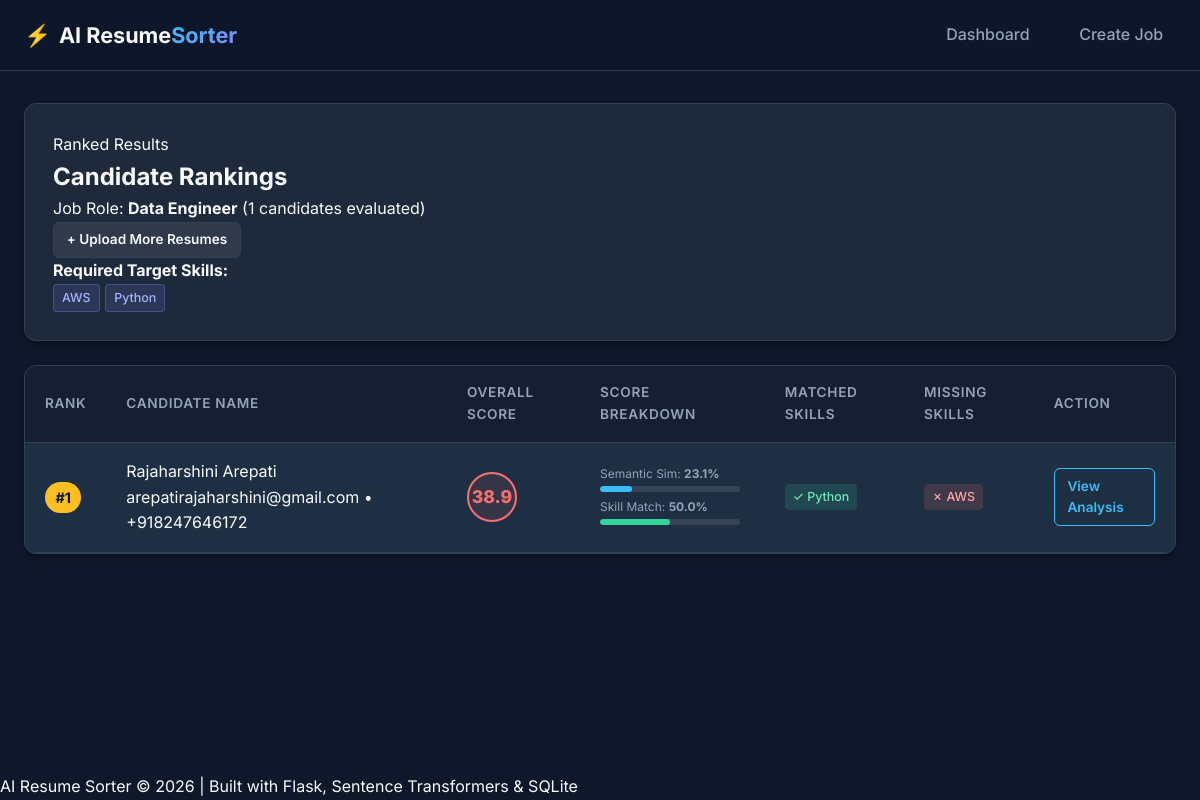
The app's page /job/1/rankings with its own data.
### tables this page shows
CREATE TABLE jobs (
                    id INTEGER PRIMARY KEY AUTOINCREMENT,
                    title TEXT NOT NULL,
                    description TEXT NOT NULL,
                    required_skills TEXT,
                    created_at TIMESTAMP DEFAULT CURRENT_TIMESTAMP
                );

CREATE TABLE rankings (
                    id INTEGER PRIMARY KEY AUTOINCREMENT,
                    job_id INTEGER NOT NULL,
                    candidate_id INTEGER NOT NULL,
                    semantic_score REAL NOT NULL,
                    skill_score REAL NOT NULL,
                    experience_score REAL NOT NULL,
                    education_score REAL NOT NULL,
                    final_score REAL NOT NULL,
                    matched_skills TEXT,
                    missing_skills TEXT,
                    reason TEXT,
                    created_at TIMESTAMP DEFAULT CURRENT_TIMESTAMP,
                    FOREIGN KEY (job_id) REFERENCES jobs (id) ON DELETE CASCADE,
                    FOREIGN KEY (candidate_id) REFERENCES candidates (id) ON DELETE CASCADE
                );

CREATE TABLE candidates (
                    id INTEGER PRIMARY KEY AUTOINCREMENT,
                    name TEXT NOT NULL,
                    email TEXT,
                    phone TEXT,
                    resume_filename TEXT NOT NULL,
                    resume_text TEXT NOT NULL,
                    education TEXT,
                    experience_years REAL DEFAULT 0,
                    created_at TIMESTAMP DEFAULT CURRENT_TIMESTAMP
                );

### app.py (the view)
@app.route('/job/<int:job_id>/rankings')
def rankings(job_id: int):
    job = db.get_job(job_id)
    if not job:
        flash('Job not found.', 'error')
        return redirect(url_for('index'))
    ranking_list = db.get_rankings_for_job(job_id)
    return render_template('results.html', job=job, rankings=ranking_list)

### models/database.py (called while the page is built)
    @contextmanager
    def get_connection(self):
        conn = sqlite3.connect(self.db_path)
        conn.row_factory = sqlite3.Row
        conn.execute("PRAGMA foreign_keys = ON;")
        try:
            yield conn
            conn.commit()
        except Exception as e:
            conn.rollback()
            logger.error(f"Database error: {e}")
            raise
        finally:
            conn.close()

    def get_job(self, job_id: int) -> Optional[Dict[str, Any]]:
        with self.get_connection() as conn:
            cursor = conn.cursor()
            cursor.execute("SELECT * FROM jobs WHERE id = ?", (job_id,))
            row = cursor.fetchone()
            return dict(row) if row else None

    def get_rankings_for_job(self, job_id: int) -> List[Dict[str, Any]]:
        with self.get_connection() as conn:
            cursor = conn.cursor()
            cursor.execute('''
                SELECT r.*, c.name, c.email, c.phone, c.resume_filename, c.education, c.experience_years
                FROM rankings r
                JOIN candidates c ON r.candidate_id = c.id
                WHERE r.job_id = ?
                ORDER BY r.final_score DESC
            ''', (job_id,))
            return [dict(r) for r in cursor.fetchall()]

### templates/results.html (shortened to what this page needs)
{% extends "base.html" %}
{% block content %}
<div class="page-container">
    <div class="results-header card">
        <div class="header-main">
            <div>
                <span class="badge badge-primary">Ranked Results</span>
                <h2>Candidate Rankings</h2>
                <p class="subtitle">Job Role: <strong>{{ job.title }}</strong> ({{ rankings|length }} candidates evaluated)</p>
            </div>
            <div class="header-actions">
                <a href="{{ url_for('upload_resumes', job_id=job.id) }}" class="btn btn-secondary btn-sm">
                    + Upload More Resumes
                </a>
            </div>
        </div>
        {% if job.required_skills %}
            <div class="job-skills-banner">
                <strong>Required Target Skills:</strong>
                <div class="tags-container">
                    {% for skill in job.required_skills.split(',') %}
                        <span class="tag tag-target">{{ skill.strip() }}</span>
                    {% endfor %}
                </div>
            </div>
        {% endif %}
    </div>
    {% if rankings %}
        <div class="card rankings-table-card">
            <div class="table-responsive">
                <table class="table rankings-table">
                    <thead>
                        <tr>
                            <th class="text-center">Rank</th>
                            <th>Candidate Name</th>
                            <th class="text-center">Overall Score</th>
                            <th>Score Breakdown</th>
                            <th>Matched Skills</th>
                            <th>Missing Skills</th>
                            <th class="text-center">Action</th>
                        </tr>
                    </thead>
                    <tbody>
                        {% for item in rankings %}
                            <tr class="ranking-row {% if loop.first %}top-rank{% endif %}">
                                <td class="text-center rank-cell">
                                    <span class="rank-badge rank-{{ loop.index }}">#{{ loop.index }}</span>
                                </td>
                                <td class="candidate-cell">
                                    <div class="candidate-name">{{ item.name }}</div>
                                    <div class="candidate-meta">{{ item.email }} • {{ item.phone }}</div>
                                </td>
                                <td class="text-center score-cell">
                                    <div class="score-circle {% if item.final_score >= 80 %}score-high{% elif item.final_score >= 60 %}score-med{% else %}score-low{% endif %}">
                                        {{ "%.1f"|format(item.final_score) }}
                                    </div>
                                </td>
                                <td class="breakdown-cell">
                                    <div class="mini-bar-group">
                                        <div class="mini-bar-label">Semantic Sim: <strong>{{ "%.1f"|format(item.semantic_score) }}%</strong></div>
                                        <div class="progress-bar-bg"><div class="progress-bar-fill fill-semantic" style="width: {{ item.semantic_score }}%"></div></div>
                                    </div>
                                    <div class="mini-bar-group">
                                        <div class="mini-bar-label">Skill Match: <strong>{{ "%.1f"|format(item.skill_score) }}%</strong></div>
                                        <div class="progress-bar-bg"><div class="progress-bar-fill fill-skill" style="width: {{ item.skill_score }}%"></div></div>
                                    </div>
                                </td>
                                <td class="skills-cell">
                                    {% if item.matched_skills %}
                                        <div class="tags-container">
                                            {% for skill in item.matched_skills.split(',')[:4] %}
                                                <span class="tag tag-matched">✓ {{ skill.strip() }}</span>
                                            {% endfor %}
                                        </div>
                                    {% else %}
                                        <span class="text-muted">None</span>
                                    {% endif %}
                                </td>
                                <td class="skills-cell">
                                    {% if item.missing_skills %}
                                        <div class="tags-container">
                                            {% for skill in item.missing_skills.split(',')[:3] %}
                                                <span class="tag tag-missing">✗ {{ skill.strip() }}</span>
                                            {% endfor %}
                                        </div>
                                    {% else %}
                                        <span class="tag tag-all-matched">All Skills Matched!</span>
                                    {% endif %}
                                </td>
                                <td class="text-center action-cell">
                                    <a href="{{ url_for('candidate_detail', job_id=job.id, candidate_id=item.candidate_id) }}" class="btn btn-outline btn-sm">
                                        View Analysis
                                    </a>
                                </td>
                            </tr>
                        {% endfor %}
                    </tbody>
                </table>
            </div>
        </div>
    {% else %}
        <div class="empty-state card">
            <h3>No Candidates Evaluated Yet</h3>
            <p>Upload candidate PDF or DOCX resumes to generate semantic embeddings and calculate scores.</p>
            <a href="{{ url_for('upload_resumes', job_id=job.id) }}" class="btn btn-primary">Upload Resumes</a>
        </div>
    {% endif %}
</div>
{% endblock %}

### static/css/style.css (style rules this page uses)
:root { --bg-primary: #0f172a; --bg-card: #1e293b; --bg-card-hover: #334155; --border-color: #334155; --text-primary: #f8fafc; --text-secondary: #94a3b8; --text-muted: #64748b; --accent-blue: #38bdf8; --accent-purple: #818cf8; --accent-indigo: #6366f1; --accent-green: #34d399; --accent-red: #f87171; --accent-yellow: #fbbf24; --gradient-primary: linear-gradient(135deg, #38bdf8 0%, #818cf8 100%); --gradient-card: linear-gradient(180deg, rgba(30, 41, 59, 0.7) 0%, rgba(15, 23, 42, 0.8) 100%); --radius-sm: 6px; --radius-md: 12px; --radius-lg: 20px; --shadow-sm: 0 4px 6px -1px rgba(0, 0, 0, 0.3); --shadow-lg: 0 10px 25px -5px rgba(0, 0, 0, 0.5); }
* { box-sizing: border-box; margin: 0; padding: 0; }
body { font-family: 'Inter', system-ui, -apple-system, sans-serif; background-color: var(--bg-primary); color: var(--text-primary); line-height: 1.6; min-height: 100vh; display: flex; flex-direction: column; }
a { color: var(--accent-blue); text-decoration: none; transition: color 0.2s; }
.page-container { display: flex; flex-direction: column; gap: 1.5rem; }
.card { background: var(--bg-card); border: 1px solid var(--border-color); border-radius: var(--radius-md); padding: 1.75rem; box-shadow: var(--shadow-sm); }
.btn { display: inline-flex; align-items: center; justify-content: center; padding: 0.65rem 1.25rem; font-size: 0.95rem; font-weight: 600; border-radius: var(--radius-sm); border: none; cursor: pointer; transition: all 0.2s; }
.btn-secondary { background: rgba(255, 255, 255, 0.08); color: var(--text-primary); border: 1px solid var(--border-color); }
.btn-outline { background: transparent; border: 1px solid var(--accent-blue); color: var(--accent-blue); }
.btn-sm { padding: 0.4rem 0.8rem; font-size: 0.85rem; }
.rankings-table-card { padding: 0; overflow: hidden; }
.table-responsive { overflow-x: auto; }
.table { width: 100%; border-collapse: collapse; text-align: left; }
.table th, .table td { padding: 1rem 1.25rem; border-bottom: 1px solid var(--border-color); }
.table th { background: rgba(15, 23, 42, 0.5); font-weight: 600; color: var(--text-secondary); font-size: 0.85rem; text-transform: uppercase; letter-spacing: 0.05em; }
.top-rank { background: rgba(56, 189, 248, 0.04); }
.rank-badge { display: inline-block; padding: 0.25rem 0.65rem; border-radius: 50px; font-weight: 700; font-size: 0.9rem; background: rgba(255, 255, 255, 0.08); }
.rank-1 { background: #fbbf24; color: #0f172a; }
.score-circle { display: inline-flex; align-items: center; justify-content: center; width: 50px; height: 50px; border-radius: 50%; font-weight: 800; font-size: 1.1rem; border: 2px solid currentColor; }
.score-low { color: var(--accent-red); background: rgba(248, 113, 113, 0.1); }
.mini-bar-group { margin-bottom: 0.35rem; }
.mini-bar-label { font-size: 0.75rem; color: var(--text-secondary); margin-bottom: 0.15rem; }
.progress-bar-bg { height: 6px; background: rgba(255, 255, 255, 0.1); border-radius: 3px; overflow: hidden; width: 140px; }
.progress-bar-fill { height: 100%; border-radius: 3px; }
.fill-semantic { background: var(--accent-blue); }
.fill-skill { background: var(--accent-green); }
.tags-container { display: flex; flex-wrap: wrap; gap: 0.35rem; }
.tag { display: inline-block; padding: 0.2rem 0.5rem; border-radius: 4px; font-size: 0.78rem; font-weight: 500; }
.tag-target { background: rgba(129, 140, 248, 0.15); color: #a5b4fc; border: 1px solid rgba(129, 140, 248, 0.3); }
.tag-matched { background: rgba(52, 211, 153, 0.15); color: #6ee7b7; }
.tag-missing { background: rgba(248, 113, 113, 0.15); color: #fca5a5; }

### records on screen
jobs: title "Data Engineer"
rankings: name "Rajaharshini Arepati", email "arepatirajaharshini@gmail.com", phone "+918247646172", final_score "38.9", semantic_score "23.1", skill_score "50.0", strip "Python", strip "AWS"

### other values on screen
{{ rankings|length }} "1"
{{ skill.strip() }} "AWS" "Python"
